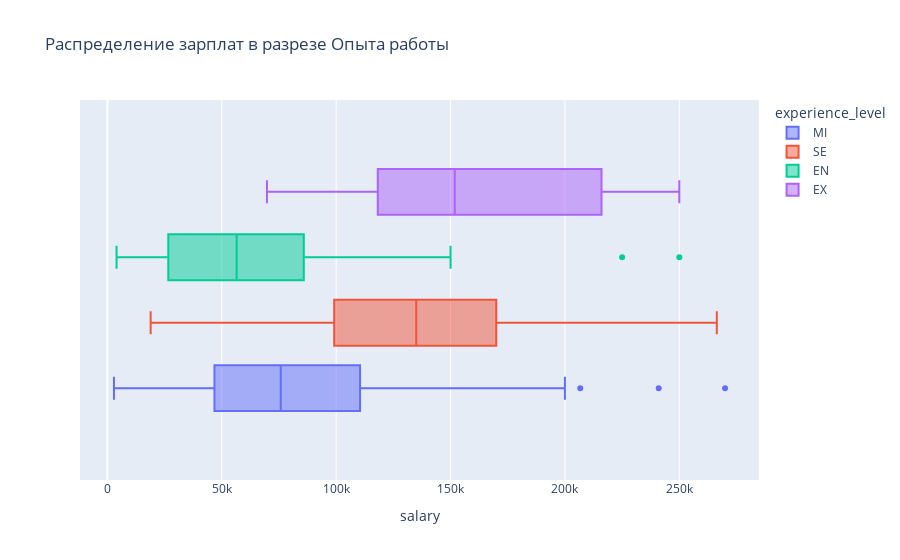
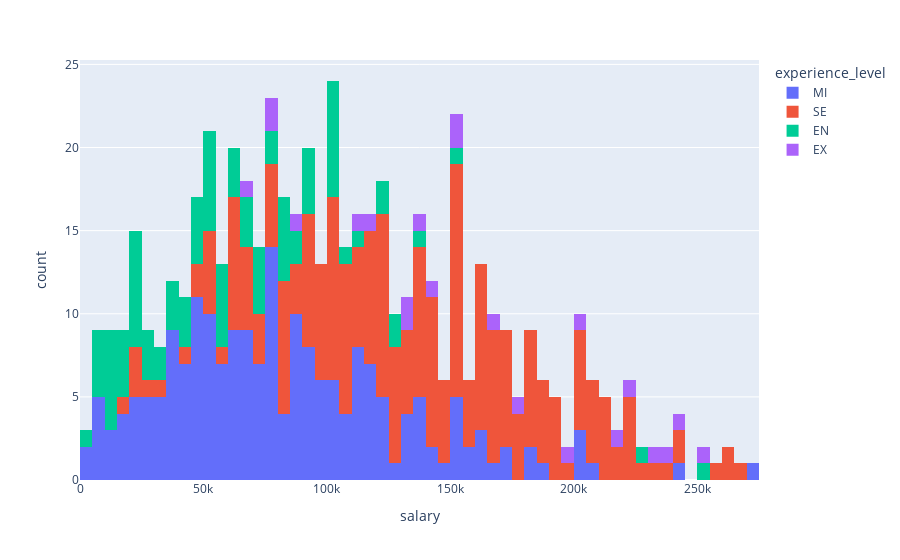

The cell these charts' notebook holds for them, in order:
### Markdown cell above
**Какие факторы влияют на зарплату у специалистов Data Scientist?**

Самый очевидний фактор, который потенциально может влиять на объем зарплаты у специалистов это опыт работы.
***Сформулируем гипотезы:***

**Нулевая гипотеза**: Зарпалты не различаются по уровню опыта работы. Объем выплат одинаков.

**Альтернативная гипотеза**: Есть различия в оплате труда в зависимости от опыта работы. Объем выплат увеличивается с опытом.

### Code cell
data['experience_level'].value_counts()

px.box(
    data_frame=data,
    x='salary',
    color='experience_level',
    title='Распределение зарплат в разрезе Опыта работы'
).show()

px.histogram(
    data_frame=data,
    x='salary',
    color='experience_level',
    nbins=100
).show()

### Figure 1 — Plotly figure (JSON) as saved in the notebook; plotly's stock layout.template omitted (floating-point values rounded to 4 significant figures; data arrays with more than 128 entries replaced by an {"elided": "..."} marker saying what was removed)
{"data": [{"alignmentgroup": "True", "hovertemplate": "experience_level=MI<br>salary=%{x}<extra></extra>", "legendgroup": "MI", "marker": {"color": "#636efa"}, "name": "MI", "notched": false, "offsetgroup": "MI", "orientation": "h", "showlegend": true, "type": "box", "x": {"elided": "205 int values"}, "x0": " ", "xaxis": "x", "y0": " ", "yaxis": "y"}, {"alignmentgroup": "True", "hovertemplate": "experience_level=SE<br>salary=%{x}<extra></extra>", "legendgroup": "SE", "marker": {"color": "#EF553B"}, "name": "SE", "notched": false, "offsetgroup": "SE", "orientation": "h", "showlegend": true, "type": "box", "x": {"elided": "239 int values"}, "x0": " ", "xaxis": "x", "y0": " ", "yaxis": "y"}, {"alignmentgroup": "True", "hovertemplate": "experience_level=EN<br>salary=%{x}<extra></extra>", "legendgroup": "EN", "marker": {"color": "#00cc96"}, "name": "EN", "notched": false, "offsetgroup": "EN", "orientation": "h", "showlegend": true, "type": "box", "x": [72000, 51321, 39916, 41689, 5707, 42000, 100000, 70000, 250000, 10000, 138000, 15966, 6072, 91000, 45896, 54742, 21669, 62726, 49268, 105000, 82528, 80000, 59102, 76833, 29751, 12000, 70000, 30428, 12000, 225000, 90000, 50000, 110037, 10354, 20000, 100000, 49646, 100000, 80000, 13400, 125000, 63831, 80000, 55000, 60000, 81000, 21844, 9272, 90000, 5882, 24823, 28609, 16228, 4000, 21637, 18053, 36643, 90000, 28399, 65013, 72500, 76833, 85000, 100000, 58000, 59102, 100000, 52351, 45807, 37300, 21983, 125000, 100000, 18442, 120000, 100000, 31875, 58035, 52396, 40000, 86703, 120000, 150000, 65000, 20000, 10000, 67000, 52000], "x0": " ", "xaxis": "x", "y0": " ", "yaxis": "y"}, {"alignmentgroup": "True", "hovertemplate": "experience_level=EX<br>salary=%{x}<extra></extra>", "legendgroup": "EX", "marker": {"color": "#ab63fa"}, "name": "EX", "notched": false, "offsetgroup": "EX", "orientation": "h", "showlegend": true, "type": "box", "x": [79833, 150000, 235000, 153667, 230000, 85000, 130026, 250000, 69741, 141846, 242000, 200000, 130000, 110000, 224000, 167875, 175000, 135000, 118187, 79039, 196979, 216000], "x0": " ", "xaxis": "x", "y0": " ", "yaxis": "y"}], "layout": {"boxmode": "group", "legend": {"title": {"text": "experience_level"}, "tracegroupgap": 0}, "title": {"text": "Распределение зарплат в разрезе Опыта работы"}, "xaxis": {"anchor": "y", "domain": [0, 1], "title": {"text": "salary"}}, "yaxis": {"anchor": "x", "domain": [0, 1]}}}

### Figure 2 — Plotly figure (JSON) as saved in the notebook; plotly's stock layout.template omitted (floating-point values rounded to 4 significant figures; data arrays with more than 128 entries replaced by an {"elided": "..."} marker saying what was removed)
{"data": [{"alignmentgroup": "True", "bingroup": "x", "hovertemplate": "experience_level=MI<br>salary=%{x}<br>count=%{y}<extra></extra>", "legendgroup": "MI", "marker": {"color": "#636efa", "pattern": {"shape": ""}}, "name": "MI", "nbinsx": 100, "offsetgroup": "MI", "orientation": "v", "showlegend": true, "type": "histogram", "x": {"elided": "205 int values"}, "xaxis": "x", "yaxis": "y"}, {"alignmentgroup": "True", "bingroup": "x", "hovertemplate": "experience_level=SE<br>salary=%{x}<br>count=%{y}<extra></extra>", "legendgroup": "SE", "marker": {"color": "#EF553B", "pattern": {"shape": ""}}, "name": "SE", "nbinsx": 100, "offsetgroup": "SE", "orientation": "v", "showlegend": true, "type": "histogram", "x": {"elided": "239 int values"}, "xaxis": "x", "yaxis": "y"}, {"alignmentgroup": "True", "bingroup": "x", "hovertemplate": "experience_level=EN<br>salary=%{x}<br>count=%{y}<extra></extra>", "legendgroup": "EN", "marker": {"color": "#00cc96", "pattern": {"shape": ""}}, "name": "EN", "nbinsx": 100, "offsetgroup": "EN", "orientation": "v", "showlegend": true, "type": "histogram", "x": [72000, 51321, 39916, 41689, 5707, 42000, 100000, 70000, 250000, 10000, 138000, 15966, 6072, 91000, 45896, 54742, 21669, 62726, 49268, 105000, 82528, 80000, 59102, 76833, 29751, 12000, 70000, 30428, 12000, 225000, 90000, 50000, 110037, 10354, 20000, 100000, 49646, 100000, 80000, 13400, 125000, 63831, 80000, 55000, 60000, 81000, 21844, 9272, 90000, 5882, 24823, 28609, 16228, 4000, 21637, 18053, 36643, 90000, 28399, 65013, 72500, 76833, 85000, 100000, 58000, 59102, 100000, 52351, 45807, 37300, 21983, 125000, 100000, 18442, 120000, 100000, 31875, 58035, 52396, 40000, 86703, 120000, 150000, 65000, 20000, 10000, 67000, 52000], "xaxis": "x", "yaxis": "y"}, {"alignmentgroup": "True", "bingroup": "x", "hovertemplate": "experience_level=EX<br>salary=%{x}<br>count=%{y}<extra></extra>", "legendgroup": "EX", "marker": {"color": "#ab63fa", "pattern": {"shape": ""}}, "name": "EX", "nbinsx": 100, "offsetgroup": "EX", "orientation": "v", "showlegend": true, "type": "histogram", "x": [79833, 150000, 235000, 153667, 230000, 85000, 130026, 250000, 69741, 141846, 242000, 200000, 130000, 110000, 224000, 167875, 175000, 135000, 118187, 79039, 196979, 216000], "xaxis": "x", "yaxis": "y"}], "layout": {"barmode": "relative", "legend": {"title": {"text": "experience_level"}, "tracegroupgap": 0}, "margin": {"t": 60}, "xaxis": {"anchor": "y", "domain": [0, 1], "title": {"text": "salary"}}, "yaxis": {"anchor": "x", "domain": [0, 1], "title": {"text": "count"}}}}
